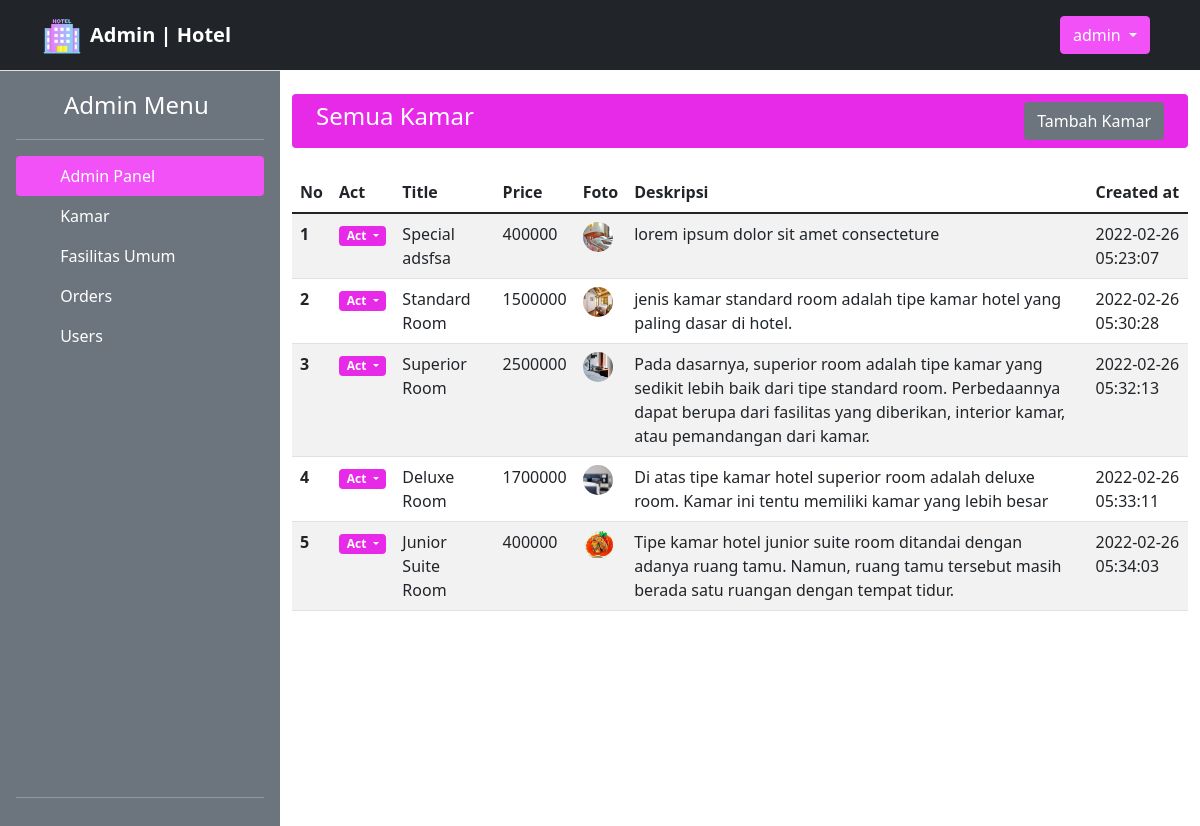
Page /admin/v_kamar.php (signed in) on the earlier database version.
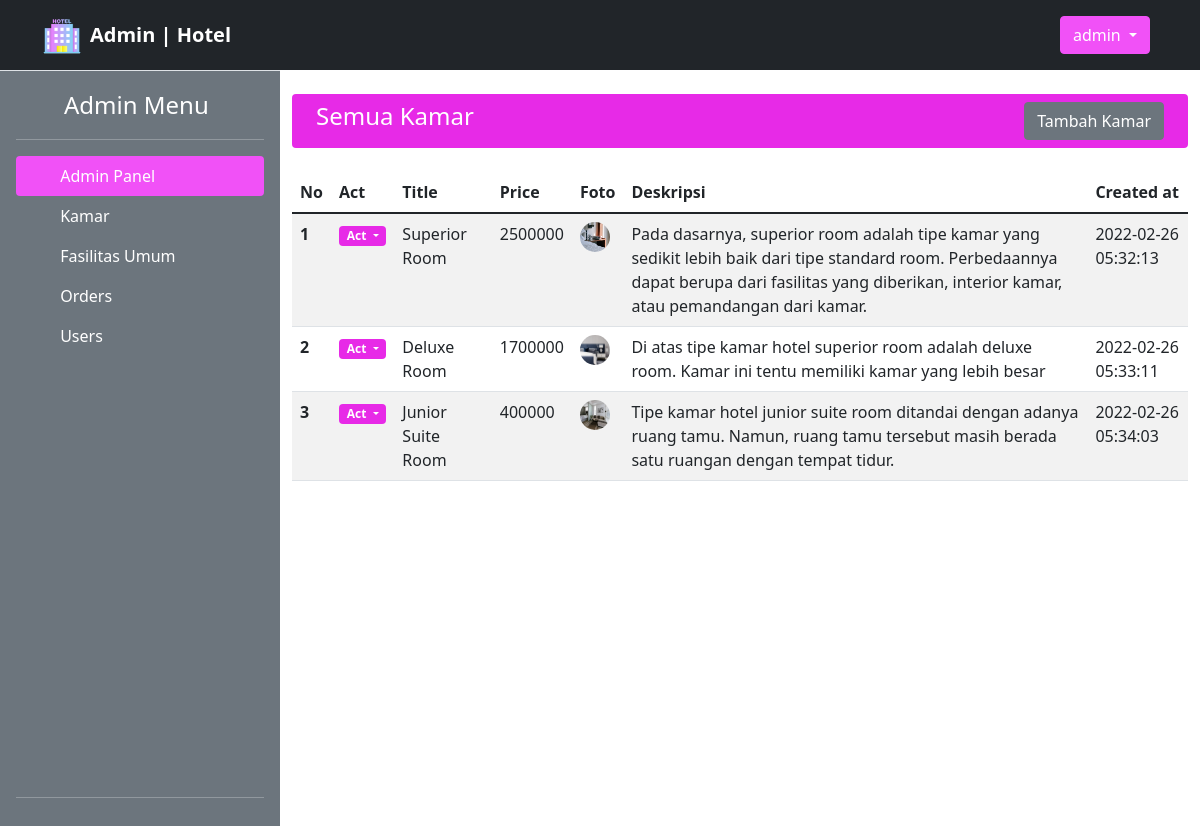
Same page on the later database version.
### tables this page shows
CREATE TABLE `kamar` (
  `id` bigint(20) NOT NULL,
  `title` varchar(255) NOT NULL,
  `price` double NOT NULL,
  `foto` varchar(255) NOT NULL,
  `deskripsi` text NOT NULL,
  `created_at` timestamp NOT NULL DEFAULT current_timestamp(),
  `updated_at` timestamp NOT NULL DEFAULT current_timestamp()
);

### admin/v_kamar.php (the view, shortened to what this page needs)
<?php  require_once 'layouts/header.php'; ?>
<?php  require_once '../connection.php'; ?>
<?php
    $sql = "SELECT * FROM kamar";
    $result = mysqli_query($conn, $sql);
?>
<div class="container py-4 ">
    <div class="badge bg-primary d-flex justify-content-between px-4 py-2">
        <h4>Semua Kamar</h4>
        <a href="v_tambah_kamar.php?menu=v_kamar" class="btn btn-secondary">Tambah Kamar</a>
    </div>
    <table class="table table-striped table-hover mt-4">
        <thead>
            <tr>
                <th scope="col">No</th>
                <th scope="col">Act</th>
                <th scope="col">Title</th>
                <th scope="col">Price</th>
                <th scope="col">Foto</th>
                <th scope="col">Deskripsi</th>
                <th scope="col">Created at</th>
            </tr>
        </thead>
        <tbody>
            <?php if ($result->num_rows > 0): ?>
            <?php $no = 1; ?>
            <?php while($row = $result->fetch_assoc()): ?>
            <tr>
                <th scope="row"><?= $no ?></th>
                <td>
                    <div class="dropdown">
                        <span class="badge bg-primary dropdown-toggle" role="button" id="btn-act"
                            data-bs-toggle="dropdown">
                            Act
                        </span>
                    </div>
                </td>
                <td><?= $row['title'] ?></td>
                <td><?= $row['price'] ?></td>
                <td>
                    <img data-bs-toggle="modal" data-bs-target="#exampleModal<?= $no; ?>" width="30" height="30"
                        class="rounded-circle cursor-pointer" src="<?= '../assets/images/kamar/' . $row['foto'] ?>"
                        alt="">
                </td>
                <td><?= $row['deskripsi'] ?></td>
                <td><?= $row['created_at'] ?></td>
            </tr>
            <?php $no++; ?>
            <?php endwhile; ?>
            <?php else: ?>
            <h1>Data Kosong</h1>
            <?php endif; ?>
        </tbody>
    </table>
</div>
<?php  require_once 'layouts/footer.php'; ?>

Differences in the rows shown:
removed kamar: title "Special adsfsa", price "400000", foto (picture), deskripsi "lorem ipsum dolor sit amet consecteture", created_at "2022-02-26 05:23:07"
removed kamar: title "Standard Room", price "1500000", foto (picture), deskripsi "jenis kamar standard room adalah tipe kamar hotel yang paling dasar di hotel.", created_at "2022-02-26 05:30:28"
changed kamar "Junior Suite Room": foto: a different picture
